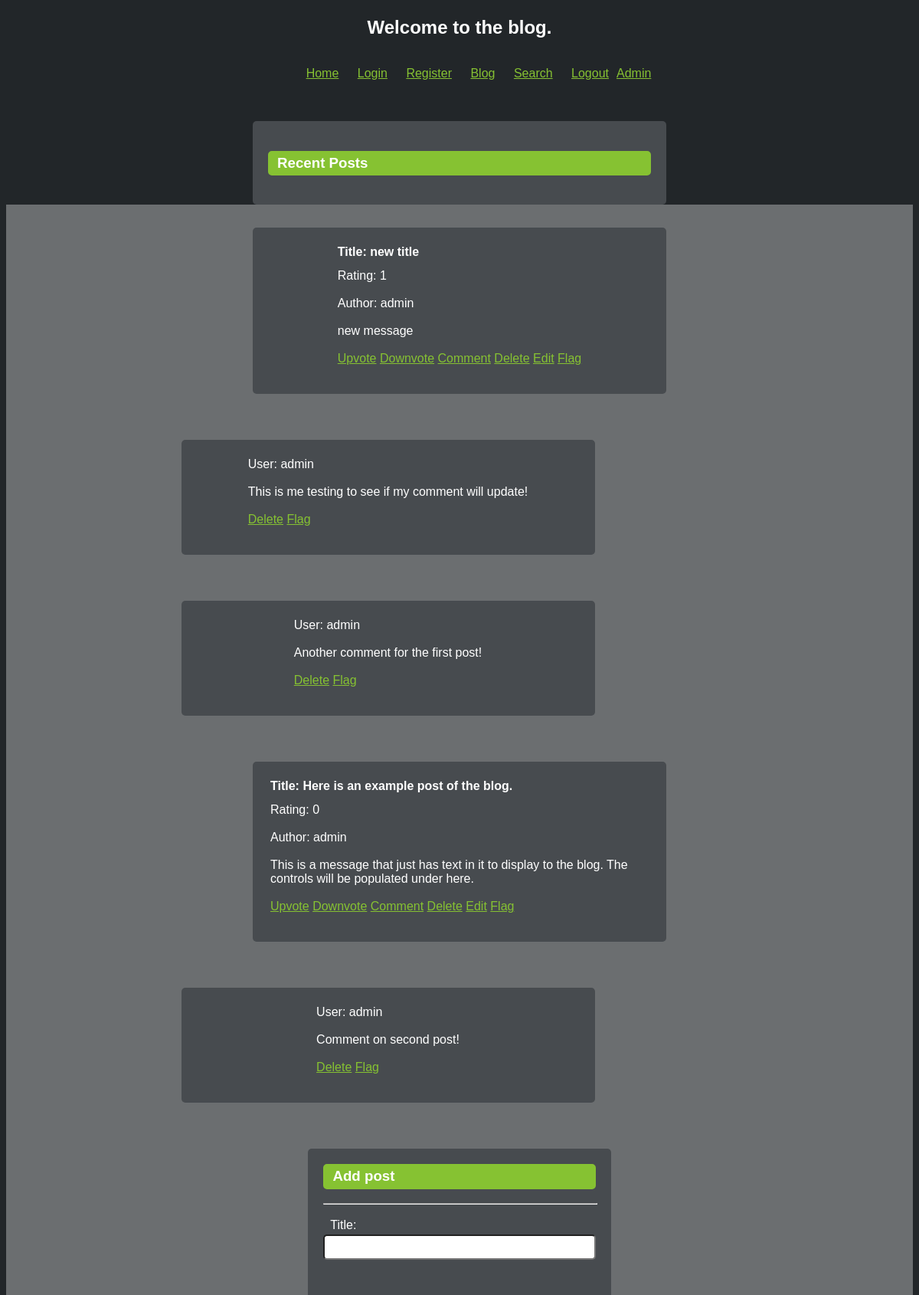
The page /blog.php (upper part) on the database as committed earlier.
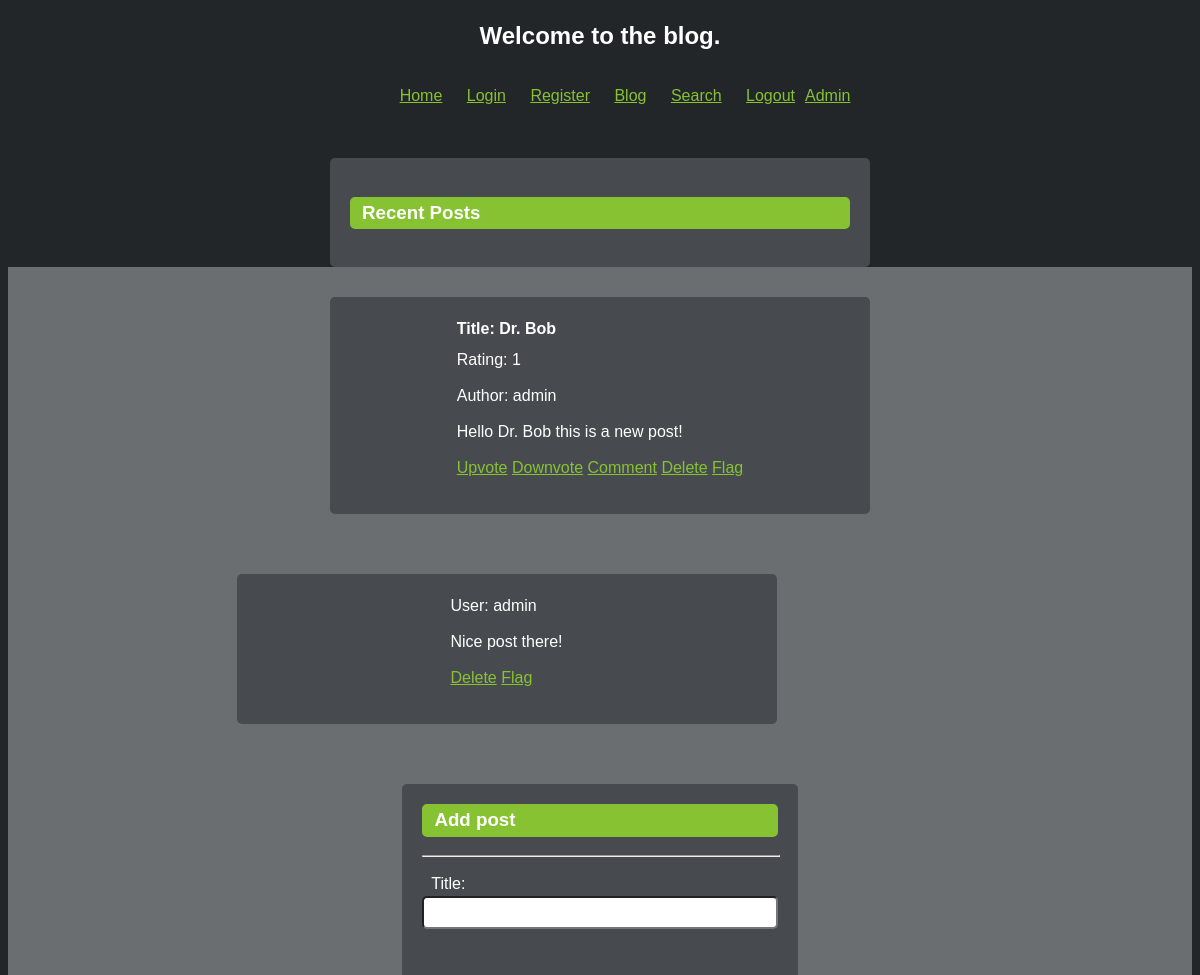
The same page on the database as committed later.
### tables this page shows
CREATE TABLE `blog` (
  `post_id` int(11) NOT NULL,
  `author` varchar(255) NOT NULL,
  `blogtitle` varchar(255) NOT NULL,
  `blogmessage` text NOT NULL,
  `flagged` tinyint(1) NOT NULL DEFAULT '0',
  `votes` int(11) NOT NULL DEFAULT '0'
);

CREATE TABLE `comments` (
  `comment_id` int(11) NOT NULL,
  `username` text NOT NULL,
  `post_id` int(255) NOT NULL,
  `comment` text NOT NULL,
  `flagged` tinyint(1) NOT NULL DEFAULT '0'
);

### myfuncs.php (the view, shortened to what this page needs)
<?php
function dbConnect() {
    $link = mysqli_connect("localhost:3307", "root", "root", "cst126milestoneproject");
    return $link;
}
function getUserName() {
    return $_SESSION["username"];
}
function logout() {
    echo '<li><a href="login.html?logout">Logout</a></li>';
}
function adminControl() {
    $link = dbConnect();
    $query = "SELECT * FROM `users`";
    $result = $link->query($query);
    $data = $result->fetch_assoc();
    if ($result) {
        if ($data["role"] == "admin") {
            echo '<a href="admin.php">Admin</a>';
        }
    }
}
function populateBlog() {
    $link = dbConnect();
    $userQuery = "SELECT * FROM `users`";
    $userResult = $link->query($userQuery);
    $userData = $userResult->fetch_assoc();
    $blogQuery = "SELECT * FROM `blog`";
    $blogResult = $link->query($blogQuery);
    echo "</div><form>";
    echo "<h3>Recent Posts</h3>";
    echo "</form></div>";
    while ($row = $blogResult->fetch_assoc()) {
        echo '<div id="post-' . $row['post_id'] . '">';
        echo "<form>";
        echo "<table>";
        $author = $row["author"];
        $title = $row["blogtitle"];
        $message = $row["blogmessage"];
        $rating = $row["votes"];
        echo "<th>Title: " . $title . "</th><tr><td>Rating: " . $rating . "</td></tr><tr><td>Author: " . $author . "</td></tr><tr><td>" . $message . "</td></tr>";
        echo "<tr><td>";
        echo '<a href="blog.php?upvoteID=' . $row['post_id'] . '">Upvote</a>';
        echo '<a href="blog.php?downvoteID=' . $row['post_id'] . '">Downvote</a>';
        echo '<a href="?commentID=' .$row['post_id'] . '">Comment</a>';
        if ($userResult) {
            if ($userData["role"] == "admin"  || strcmp($userData['username'], $comRow['username'] == 0)) {
                echo '<a href="blog.php?deleteID=' . $row['post_id'] . '">Delete</a>';
            }
            if (strcmp($userData['username'], $row['author']) == 0 ) {
                echo '<a href="blog.php?editID=' . $row['post_id'] . '">Edit</a>';
            }
            echo '<a href="blog.php?flagID=' . $row['post_id'] . '">Flag</a>';
        }
        echo "</td></tr>";
        echo "</table>";
        echo "</form>";
        echo "</div>";
        $commentQuery = 'SELECT * FROM comments WHERE post_id=' . $row['post_id'] . '';
        $commentResult = $link->query($commentQuery);
        while ($comRow = $commentResult->fetch_assoc()) {
            echo "<div><form id='Comments'><table>";
            $user = $comRow['username'];
            $com = $comRow['comment'];
            echo "<tr><td>User: $user</td></tr><tr><td>$com</td></tr>";
            echo "<tr><td>";
            if ($userResult) {
                if ($userData["role"] == "admin" || strcmp(getUserName(), $comRow['username'] == 0)) {
                    echo '<a href="blog.php?deleteCommentID=' . $comRow['comment_id'] . '&postID=' . $comRow['post_id'] . '">Delete</a>';
                }
                echo '<a href="blog.php?flagCommentID=' . $comRow['comment_id'] . '&postID=' . $comRow['post_id'] .'">Flag</a>';
            }
            echo "</td></tr>";
            echo "</table></form></div>";
        }
    }
}
?>

### blog.php (shortened to what this page needs)
<head>
    <link rel="stylesheet" href="style.css">
</head>
<header>
    <h2>Welcome to the blog.</h2>
    <nav>
        <ul>
            <li><a href="index.html">Home</a></li>
            <li><a href="login.html">Login</a></li>
            <li><a href="signUp.html">Register</a></li>
            <li><a href="blog.php">Blog</a></li>
            <li><a href="search.php">Search</a></li>
	<?php
	   include 'myfuncs.php';
	   logout();
	   adminControl();
	?>
	    </ul>
    </nav>
</header>
<body>
    <?php
        $editID = null;
        $titleData = null;
        $messageData = null;
        populateBlog();
    ?>
    <div>
        <form id ="Blog" action="blog.php<?php if ($editID != 0) echo '?editID='.$editID; ?>" method="POST">
            <h3>Add post</h3><hr>
            <label for="BlogTitle" class="blogstuff">Title:<br></label>
            <input type="text" id="BlogTitle" name="BlogTitle" value="<?php if ($titleData != null) { echo implode('',$titleData); } ?>"><br><br>
            <textarea id="BlogMessage" name="BlogMessage"><?php if ($messageData != null) { echo implode('',$messageData); } ?></textarea><br><br>
            <input type="submit" value="Submit"><br>
        </form>
    </div>
</body>

### style.css (style rules this page uses)
body { background-color: #222629; font-family: Arial; line-height: 1.5; font-size: 12pt; }
h2 { text-align: center; padding: 10px 0; }
nav { display: block; text-align: center; margin-bottom: 50px; }
nav ul { text-decoration: none; }
nav ul li { display: inline-block; padding-left: 10px; padding-right: 10px; }
form { background-color: #474B4F; color: white; font-family: Arial; text-align: left; margin: 0 auto; padding: 20px; border-radius: 5px; width: 80%; max-width: 500px; }
#Blog { background-color: #474B4F; color: white; font-family: Arial; text-align: left; margin: 0 auto; padding: 20px; border-radius: 5px; width: 30%; display: table; }
#Comments { background-color: #474B4F; color: white; font-family: Arial; text-align: left; margin-left: 19.3%; padding: 20px; border-radius: 5px; width: 70%; display: table; }
a { color: #86C232; }
h2 { font-family: Arial; color: white; }
h3 { font-family: Arial; border: 2px solid #86C232; background-color: #86C232; text-align: left; padding-left: 10px; border-radius: 5px; }
hr { margin-top: 15px; margin-bottom: 15px ; width: 100%; color: white; }
input { font-family: Arial; border-radius: 5px; width: 100%; padding: 7px; max-width: 350px; display: block; margin: 0 auto; }
label { display: block; margin: 0 auto; max-width: 350px; width: 95%; }
input[id=BlogTitle] { width: 100%; max-width: 100%; }
div { background-color: #6B6E70; padding-top: 30px; padding-bottom: 30px; color: white; font-family: Arial; }
tr, td, th { font-family: Arial; color: white; }
table { margin-left: auto; margin-right: auto; border-collapse: separate; }
td { padding-bottom: 15px; }
th { text-align: left; padding-bottom: 10px; }
label.blogstuff { max-width: 100%; }

Rows that differ between the two databases and show on the page:
removed blog: blogtitle "new title", votes "1", author "admin", blogmessage "new message"
removed comments: username "admin", comment "This is me testing to see if my comment will update!", shown under "new title"
removed comments: username "admin", comment "Another comment for the first post!", shown under "new title"
removed blog: blogtitle "Here is an example post of the blog.", votes "0", author "admin", blogmessage "This is a message that just has text in it to display to the blog. The controls will be populated under here."
removed comments: username "admin", comment "Comment on second post!", shown under "Here is an example post of the blog."
added blog: blogtitle "Dr. Bob", votes "1", author "admin", blogmessage "Hello Dr. Bob this is a new post!"
added comments: username "admin", comment "Nice post there!", shown under "Dr. Bob"
